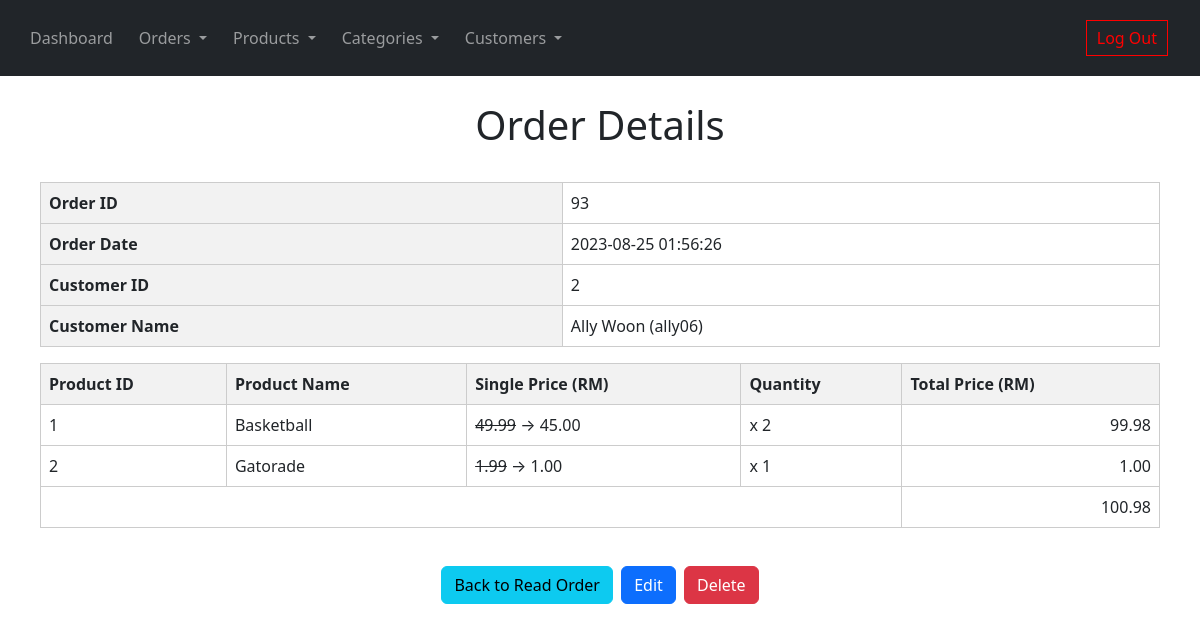
/orderDetails_readOne.php?order_ID=93 (signed in), run on the app's committed database.
### tables this page shows
CREATE TABLE IF NOT EXISTS `order_summary` (
  `order_ID` int(50) NOT NULL AUTO_INCREMENT,
  `customer_ID` int(50) NOT NULL,
  `total_price` decimal(11,2) NOT NULL,
  `order_date` datetime NOT NULL DEFAULT CURRENT_TIMESTAMP,
  PRIMARY KEY (`order_ID`)
);

CREATE TABLE IF NOT EXISTS `customers` (
  `ID` int(11) NOT NULL AUTO_INCREMENT,
  `username` varchar(20) NOT NULL,
  `email` varchar(50) NOT NULL,
  `password` varchar(255) NOT NULL,
  `first_name` varchar(30) NOT NULL,
  `last_name` varchar(20) NOT NULL,
  `gender` enum('female','male') NOT NULL,
  `date_of_birth` date NOT NULL,
  `account_status` enum('active','pending','inactive') NOT NULL,
  `customer_image` text,
  `registration_date_time` datetime NOT NULL,
  PRIMARY KEY (`ID`),
  UNIQUE KEY `username` (`username`)
);

CREATE TABLE IF NOT EXISTS `order_details` (
  `orderDetail_ID` int(50) NOT NULL AUTO_INCREMENT,
  `order_ID` int(50) NOT NULL,
  `product_ID` int(50) NOT NULL,
  `quantity` int(50) NOT NULL,
  `subtotal_price` decimal(11,2) NOT NULL,
  PRIMARY KEY (`orderDetail_ID`)
);

CREATE TABLE IF NOT EXISTS `products` (
  `id` int(11) NOT NULL AUTO_INCREMENT,
  `name` varchar(128) NOT NULL,
  `category_ID` int(11) NOT NULL,
  `description` text NOT NULL,
  `price` decimal(11,2) NOT NULL,
  `promotion_price` decimal(11,2) DEFAULT NULL,
  `manufacture_date` date NOT NULL,
  `expired_date` date DEFAULT NULL,
  `product_image` text,
  `modified` timestamp NOT NULL DEFAULT CURRENT_TIMESTAMP,
  `created` datetime NOT NULL,
  PRIMARY KEY (`id`)
);

### orderDetails_readOne.php (the view, shortened to what this page needs)
<!DOCTYPE HTML>
<html>
<head>
    <link href="https://cdn.jsdelivr.net/npm/bootstrap@5.3.0/dist/css/bootstrap.min.css" rel="stylesheet"
>
</head>
<body>
    <?php
    include 'navbar.php';
    ?>
    <div class="container">
        <div class="page-header">
            <h1>Order Details</h1>
        </div>
        <?php
        $order_ID = isset($_GET['order_ID']) ? $_GET['order_ID'] : die('ERROR: Record ID not found.');
        include 'config/database.php';
        try {
            $IDquery = "SELECT order_ID, order_date, customer_ID, c.username, c.first_name, c.last_name FROM order_summary os
            LEFT JOIN customers c ON c.ID = os.customer_ID
            WHERE order_ID = ?";
            $query = "SELECT orderDetail_ID, product_ID, name AS product_name, price, promotion_price, quantity, subtotal_price, total_price FROM order_details od
            LEFT JOIN order_summary os ON od.order_ID = os.order_ID
            LEFT JOIN products p ON od.product_ID = p.id
            WHERE od.order_ID = ? ORDER BY orderDetail_ID ASC";
            $IDstmt = $con->prepare($IDquery);
            $IDstmt->bindParam(1, $order_ID);
            $IDstmt->execute();
            $IDnum = $IDstmt->rowCount();
            $stmt = $con->prepare($query);
            $stmt->bindParam(1, $order_ID);
            $stmt->execute();
            $num = $stmt->rowCount();
            if ($IDnum > 0) {
                $IDrow = $IDstmt->fetch(PDO::FETCH_ASSOC);
                extract($IDrow);
                echo "<table class='table table-hover table-responsive table-bordered'>";
                echo "<tr>";
                echo "<th>Order ID</th>";
                echo "<td colspan=5>{$order_ID}</td>";
                echo "</tr><tr>";
                echo "<th>Order Date</th>";
                echo "<td colspan=5>{$order_date}</td>";
                echo "</tr><tr>";
                echo "<th>Customer ID</th>";
                echo "<td colspan=5>{$customer_ID}</td>";
                echo "</tr><tr>";
                echo "<th>Customer Name</th>";
                echo "<td colspan=5>{$first_name} {$last_name} ({$username})</td>";
                echo "</tr>";
                echo "</table>";
            }
            if ($num > 0) {
                echo "<div class='table-responsive table-mobile-responsive'>";
                echo "<table class='table table-hover table-responsive table-bordered'><tr>";
                echo "<th>Product ID</th>";
                echo "<th>Product Name</th>";
                echo "<th>Single Price (RM)</th>";
                echo "<th>Quantity</th>";
                echo "<th>Total Price (RM)</th></tr>";
                while ($row = $stmt->fetch(PDO::FETCH_ASSOC)) {
                    extract($row);
                    echo "<tr><td>{$product_ID}</td>";
                    echo "<td>{$product_name}</td>";
                    echo "<td>" . (($promotion_price > 0) ? "<del>{$price}</del> → {$promotion_price}" : "{$price}") . "</td>";
                    echo "<td> x {$quantity}</td>";
                    echo "<td><div class=price>{$subtotal_price}</td></div></tr>";
                }
            } else {
                echo "<div class='alert alert-danger'>No records found.</div>";
            }
        } catch (PDOException $exception) {
            die('ERROR: ' . $exception->getMessage());
        }
        ?>
        <tr>
            <td colspan=4></td>
            <td>
                <?php echo "<div class=price>" . htmlspecialchars($total_price, ENT_QUOTES) . "</div>"; ?>
            </td>
        </tr>
    <div class="readOneBtn">
        <a href='orderSummary_read.php' class='btn btn-info m-r-1em'>Back to Read Order</a>
        <?php echo "<a href='order_update.php?order_ID={$order_ID}' class='btn btn-primary m-r-1em'>Edit</a> ";
        echo "<a href='#' onclick='delete_order({$order_ID});'  class='btn btn-danger'>Delete</a>"; ?>
    </div>
</body>
</html>

### navbar.php (style rules this page uses)
.container { margin-bottom: 6%; padding: 0 10px; }
.page-header { margin: 15px 0px; text-align: center; padding: 10px; }
.table th, .table td { border: 1px solid #ccc; padding: 8px; }
.table th { background-color: #f2f2f2; }
.readOneBtn { text-align: center; margin: 20px 0 35px 0; }
.readOneBtn btn, .readOneBtn a { margin: 2px; }
.price { text-align: right; }

### data on the page
order_summary: order_ID "93", order_date "2023-08-25 01:56:26", customer_ID "2", customer_ID.first_name "Ally", customer_ID.last_name "Woon", customer_ID.username "ally06", total_price "100.98"
order_details: product_ID "1", product_ID.name "Basketball", product_ID.price "49.99", product_ID.promotion_price "45.00", quantity "2", subtotal_price "99.98"
order_details: product_ID "2", product_ID.name "Gatorade", product_ID.price "1.99", product_ID.promotion_price "1.00", quantity "1", subtotal_price "1.00"
